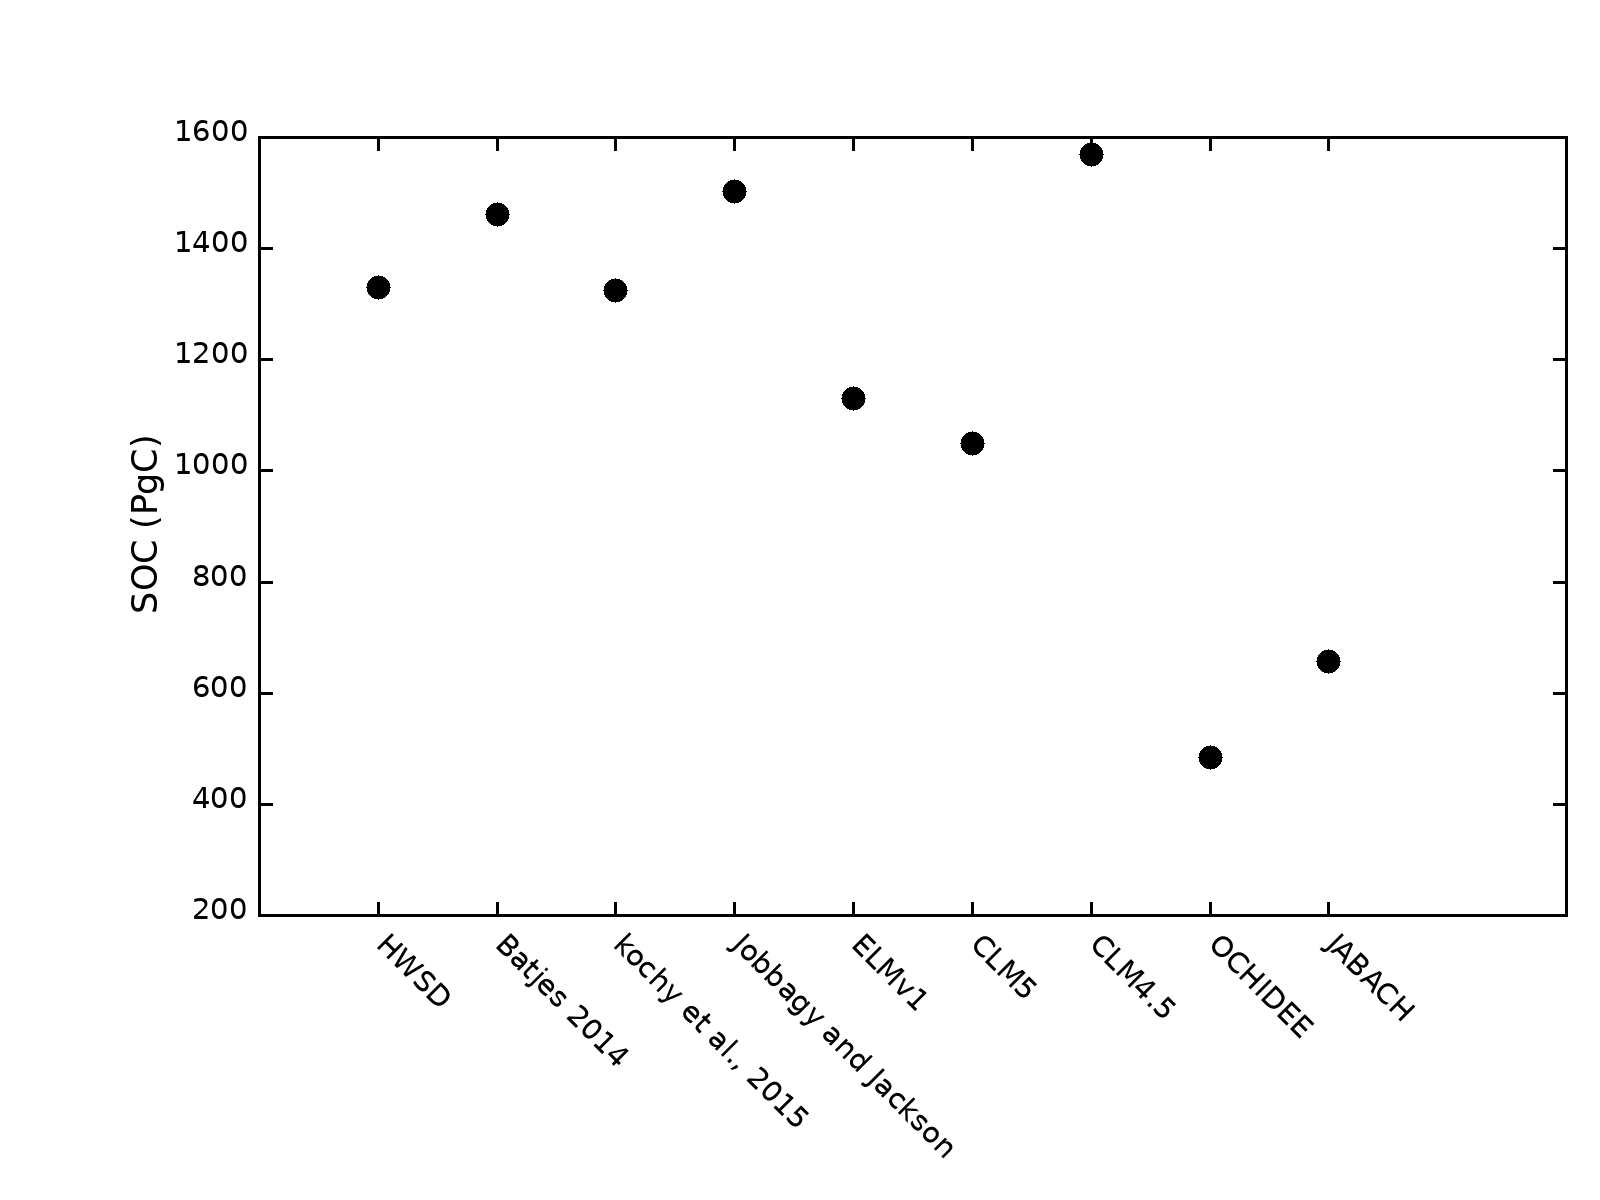

The gnuplot source for this figure:
#set term postscript landscape enhanced 
set term png size 1600,1200

set output 'soc.png'

set xrange [-1:10]
set yrange [200:]

set xtics rotate by -45 offset 0,-1 font ", 22"
set ytics font ", 22"

set border 15 lw 3

set size 0.9, 0.8

set origin 0.1, 0.1

set ylabel "SOC (PgC)" offset -2, 0 font ", 26"
plot 'SOC.dat' using 0:2:xtic(1) noti w p ps 4 pt 7 lc -1
